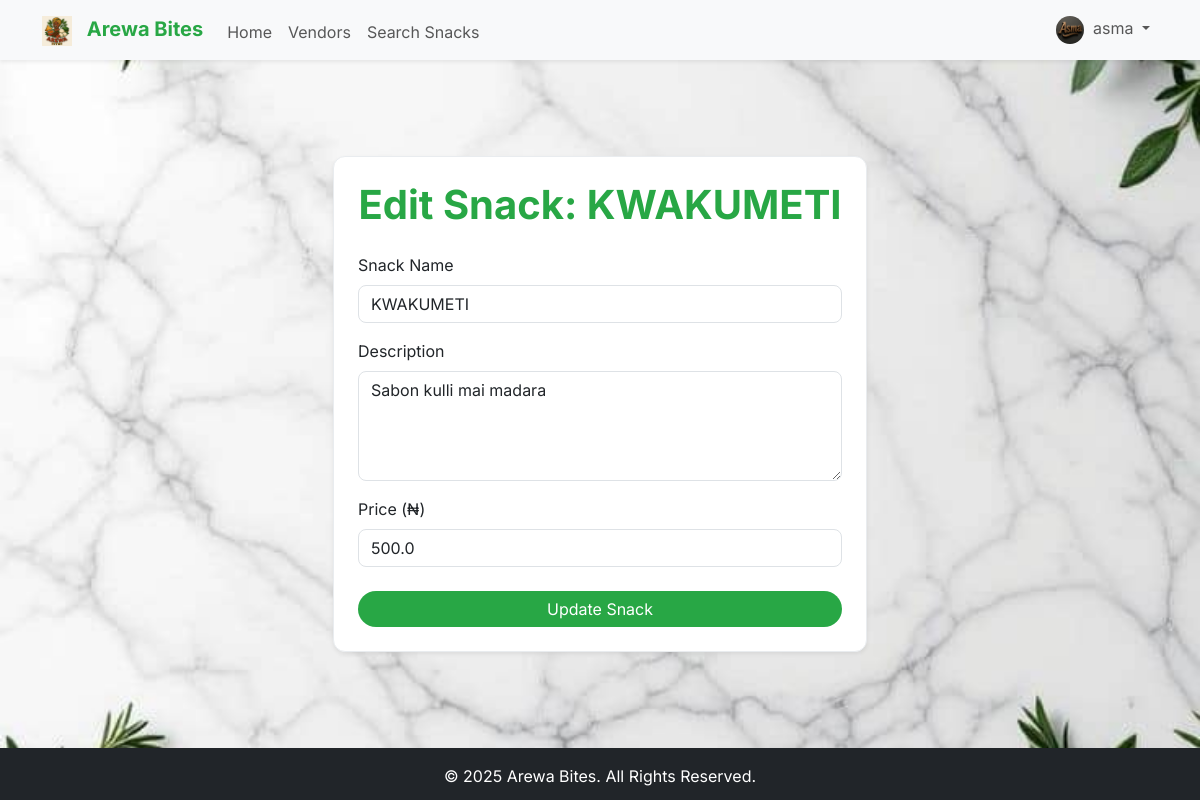
Page /edit_snack/3 (signed in) on the committed database.
### app/models.py (models this page shows, shortened)
class Vendor(db.Model, UserMixin):
    id = db.Column(db.Integer, primary_key=True)
    business_name = db.Column(db.String(100), unique=True, nullable=False)
    contact_name = db.Column(db.String(100), nullable=False)
    whatsapp_number = db.Column(db.String(20), unique=True, nullable=False)
    location_zone = db.Column(db.String(100), nullable=False)
    state = db.Column(db.String(100), nullable=False)
    email = db.Column(db.String(120), unique=True, nullable=False)
    password = db.Column(db.String(200), nullable=False)
    logo_url = db.Column(db.String(200), nullable=False, default='logos/default.png')
    is_admin = db.Column(db.Boolean, default=False)
    is_verified = db.Column(db.Boolean, default=False)
    referral_code = db.Column(db.String(10), unique=True, nullable=False)
    referred_by = db.Column(db.Integer, db.ForeignKey('vendor.id'))
    snacks = db.relationship('Snack', backref='vendor', lazy=True, cascade="all, delete-orphan")
    referrals = db.relationship('Vendor', backref=db.backref('referrer', remote_side=[id]), lazy=True)

class Snack(db.Model):
    id = db.Column(db.Integer, primary_key=True)
    name = db.Column(db.String(100), nullable=False)
    description = db.Column(db.Text, nullable=False)
    price = db.Column(db.Float, nullable=False)
    media_url = db.Column(db.String(200), nullable=False)
    media_type = db.Column(db.String(10), nullable=False)
    date_posted = db.Column(db.DateTime, nullable=False, default=datetime.utcnow)
    vendor_id = db.Column(db.Integer, db.ForeignKey('vendor.id'), nullable=False)
    reviews = db.relationship('Review', backref='snack', lazy=True, cascade="all, delete-orphan")

### app/routes.py (the view)
@main.route("/edit_snack/<int:snack_id>", methods=['GET', 'POST'])
@vendor_only
def edit_snack(snack_id):
    snack = db.session.get(Snack, snack_id)
    if not snack:
        flash('Snack not found.', 'danger')
        return redirect(url_for('main.vendor_dashboard'))
    if snack.vendor_id != session.get('vendor_id'):
        flash('You do not have permission to edit this snack.', 'danger')
        return redirect(url_for('main.vendor_dashboard'))
    form = SnackEditForm(obj=snack)
    if form.validate_on_submit():
        form.populate_obj(snack)
        db.session.commit()
        flash('Snack details updated successfully!', 'success')
        return redirect(url_for('main.vendor_dashboard'))
    return render_template('edit_snack.html', form=form, snack=snack)

### app/forms.py
class SnackEditForm(FlaskForm):
    name = StringField('Snack Name', validators=[DataRequired(), Length(min=2, max=100)])
    description = TextAreaField('Description', validators=[DataRequired()])
    price = FloatField('Price (₦)', validators=[DataRequired(), NumberRange(min=0.01)])
    submit = SubmitField('Update Snack')

### app/__init__.py (called while the page is built)
def create_app(config_class=Config):
    app = Flask(__name__)
    app.config.from_object(config_class)
    db.init_app(app)
    bcrypt.init_app(app)
    login_manager.init_app(app)
    csrf.init_app(app)
    migrate.init_app(app, db)
    socketio.init_app(app)
    @app.context_processor
    def inject_globals():
        current_vendor = None
        if 'vendor_id' in session:
            from app.models import Vendor
            current_vendor = db.session.get(Vendor, session.get('vendor_id'))
        return {
            'now': datetime.utcnow(),
            'current_vendor': current_vendor
        }
    from app.routes import main
    app.register_blueprint(main)
    return app

### app/routes.py (called while the page is built)
@login_manager.user_loader
def load_user(user_id):
    return db.session.get(Vendor, int(user_id))

def vendor_only(f):
    @wraps(f)
    def decorated_function(*args, **kwargs):
        if not session.get('vendor_id'):
            flash('Please log in to access this page.', 'danger')
            return redirect(url_for('main.login'))
        return f(*args, **kwargs)
    return decorated_function

@main.context_processor
def inject_globals():
    current_vendor = None
    if 'vendor_id' in session:
        current_vendor = db.session.get(Vendor, session.get('vendor_id'))
    return {
        'now': datetime.utcnow(),
        'current_vendor': current_vendor
    }

### app/templates/edit_snack.html (shortened to what this page needs)
{% extends "base.html" %}
{% block content %}
<div class="container my-5">
    <div class="row justify-content-center">
        <div class="col-md-6">
            <div class="card p-4 shadow-sm arewa-card">
                <h1 class="text-center arewa-text-green mb-4 fw-bold">Edit Snack: {{ snack.name }}</h1>
                <form method="POST" action="{{ url_for('main.edit_snack', snack_id=snack.id) }}" novalidate>
                    <div class="mb-3">
                        {{ form.name.label(class="form-label") }}
                        {{ form.name(class="form-control") }}
                    </div>
                    <div class="mb-3">
                        {{ form.description.label(class="form-label") }}
                        {{ form.description(class="form-control", rows="4") }}
                    </div>
                    <div class="mb-3">
                        {{ form.price.label(class="form-label") }}
                        {{ form.price(class="form-control") }}
                    </div>
                    <div class="mt-4 text-center">
                        {{ form.submit(class="btn btn-arewa-primary w-100 rounded-pill") }}
                    </div>
                </form>
            </div>
        </div>
    </div>
</div>
{% endblock %}

### app/templates/base.html (shortened to what this page needs)
<!DOCTYPE html>
<html lang="en">
<head>
    <link rel="stylesheet" href="{{ url_for('static', filename='css/bootstrap.min.css') }}">
    <link rel="stylesheet" href="https://cdnjs.cloudflare.com/ajax/libs/font-awesome/6.4.0/css/all.min.css" />
    <link rel="stylesheet" href="{{ url_for('static', filename='css/style.css') }}">
</head>
<body class="bg-light d-flex flex-column min-vh-100">
    <nav class="navbar navbar-expand-lg bg-light shadow-sm">
        <div class="container">
            <a class="navbar-brand fw-bold" href="{{ url_for('main.home') }}">
                <img src="{{ url_for('static', filename='logos/arewa_logo.png') }}" alt="Arewa Bites Logo" style="height: 30px; margin-right: 10px;"> <span class="arewa-text-green">Arewa Bites</span>
            </a>
            <div class="collapse navbar-collapse" id="navbarNav">
                <ul class="navbar-nav me-auto mb-2 mb-lg-0">
                    <li class="nav-item">
                        <a class="nav-link nav-link-item" href="{{ url_for('main.home') }}">Home</a>
                    </li>
                    <li class="nav-item">
                        <a class="nav-link nav-link-item" href="{{ url_for('main.list_vendors') }}">Vendors</a>
                    </li>
                    <li class="nav-item">
                        <a class="nav-link nav-link-item" href="{{ url_for('main.search_snacks') }}">Search Snacks</a>
                    </li>
                </ul>
                <ul class="navbar-nav">
                    {% if current_vendor %}
                        <li class="nav-item dropdown">
                            <a class="nav-link dropdown-toggle" href="#" id="navbarDropdown" role="button" data-bs-toggle="dropdown" aria-expanded="false">
                                <img src="{{ url_for('static', filename=current_vendor.logo_url) }}" class="rounded-circle me-1" alt="Logo" style="width: 28px; height: 28px; object-fit: cover;">
                                {{ current_vendor.business_name }}
                            </a>
                        </li>
                    {% endif %}
                </ul>
            </div>
        </div>
    </nav>
    <main class="container mt-5 flex-grow-1">
        {% block content %}{% endblock %}
    </main>
    <footer class="mt-5 py-3 bg-dark text-white text-center">
        <div class="container">
            <p class="mb-0">&copy; {{ now.year }} Arewa Bites. All Rights Reserved.</p>
        </div>
    </footer>
</body>
</html>

### app/static/css/style.css (style rules this page uses)
body { background-color: #F8F9FA; background-image: url("../images/traditional_food_pattern.png"); background-repeat: no-repeat; background-position: center center; background-size: cover; background-attachment: fixed; color: #343A40; font-family: 'Inter', sans-serif; font-size: 1rem; line-height: 1.5; }
.arewa-text-green { color: #28A745 !important; }
.arewa-card { background-color: #FFFFFF; border: 1px solid #E9ECEF; border-radius: 12px; box-shadow: 0 8px 16px rgba(40, 167, 69, 0.15); }
.form-control, .btn, .badge { border-radius: 8px; }
.btn-arewa-primary { background-color: #28A745; color: white; border: none; }
.nav-link-item { position: relative; padding-bottom: 5px; transition: color 0.3s ease-in-out; }
.nav-link-item::after { content: ''; position: absolute; width: 0; height: 2px; bottom: 0; left: 0; background-color: #28A745; transition: width 0.3s ease-in-out; }
h1.arewa-text-green { font-weight: bold; }
.rounded-pill { padding-left: 1.5rem; padding-right: 1.5rem; }
.navbar-brand img { height: 30px; margin-right: 10px; }

### rows in the picture
Vendor: logo_url (picture), business_name "asma"
Snack: name "KWAKUMETI", description "Sabon kulli mai madara", price "500.0"
